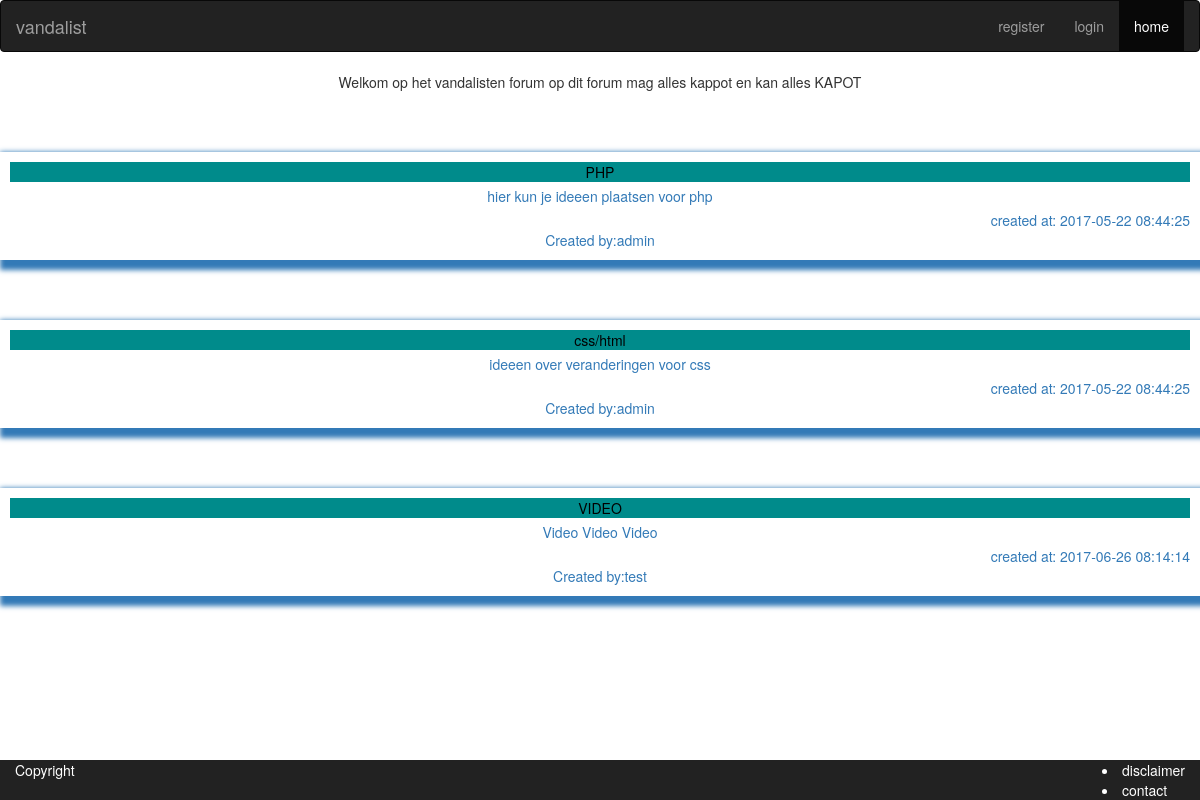
The page / on the database its author committed.
### tables this page shows
CREATE TABLE `themes` (
  `id` int(11) UNSIGNED NOT NULL,
  `subject` varchar(31) NOT NULL,
  `description` text NOT NULL,
  `created_at` timestamp NOT NULL DEFAULT CURRENT_TIMESTAMP,
  `updated_at` timestamp NULL DEFAULT NULL,
  `user_id` int(11) UNSIGNED NOT NULL
);

CREATE TABLE `users` (
  `id` int(11) UNSIGNED NOT NULL,
  `username` varchar(32) NOT NULL,
  `password` varchar(255) NOT NULL,
  `email` varchar(255) NOT NULL,
  `created_at` timestamp NOT NULL DEFAULT CURRENT_TIMESTAMP,
  `updated_at` timestamp NULL DEFAULT NULL,
  `role` tinyint(4) NOT NULL DEFAULT '0',
  `first_name` varchar(32) NOT NULL,
  `last_name` varchar(32) NOT NULL,
  `date_of_birth` date NOT NULL
);

### app/database/database.php (called while the page is built, shortened)
<?php
$db = null;
$db_statement = null;
function dbQuery($sql, $params = [])
{
    global $db, $db_statement;
    try {
        $db_statement = $db->prepare($sql);
        $db_statement->execute($params);
    } catch(PDOException $error) {
        return false;
    }
    return true;
}
function dbGetRows()
{
    global $db_statement;
    if ($db_statement)
        return $db_statement->fetchAll();
    return null;
}
function dbGetRow()
{
    global $db_statement;
    if($db_statement)
        return $db_statement->fetch();
    return null;
}
function dbGetUserById($user_id)
{
    if(dbQuery("SELECT * FROM users WHERE id = :id", [':id' => $user_id]))
        return dbGetRow();
    return null;
}

### index.php (the view, shortened to what this page needs)
<?php
include_once('app/template/head.php');
include_once('app/template/navbar.php');
include('app/database/database.php');
$themes = [];
if(dbConnect()) {
    if(dbQuery("SELECT * FROM themes")) {
        $themes = dbGetRows();
    }}
?>
    <section id="welkom">
    Welkom op het vandalisten forum op dit forum mag alles kappot en kan alles KAPOT
    </section>
    <?php foreach ($themes as $theme):?>
    <a href="app/topics/topics.php?id=<?=$theme['id']?>&subject=<?=$theme['subject']?>"><section class="thread">
    <section class="subject"><?=$theme['subject']?>
    </section>
    <section class="description"><?=$theme['description'];?></section>
    <section class="created">created at: <?=$theme['created_at'];?></section>
    <section class="user_id">Created by:<?php $user= dbGetUserbyId($theme['user_id']); echo $user['username'];?></section>
    </section></a>
     <?php endforeach ?>
<?php include_once('app/template/foot.php');

### css/index.css (style rules this page uses)
#welkom { text-align: center; }
.thread { text-align: center; padding: 10px; box-shadow: 5px 5px 5px 5px; margin-top: 5%; z-index: -1; }
.subject { background-color:darkcyan; color:black; }
.description { text-align: center; padding: 4px; }
.created { text-align: right; }

### rows shown on the page
themes: subject "PHP", description "hier kun je ideeen plaatsen voor php", created_at "2017-05-22 08:44:25", user.username "admin"
themes: subject "css/html", description "ideeen over veranderingen voor css", created_at "2017-05-22 08:44:25", user.username "admin"
themes: subject "VIDEO", description "Video Video Video", created_at "2017-06-26 08:14:14", user.username "test"
